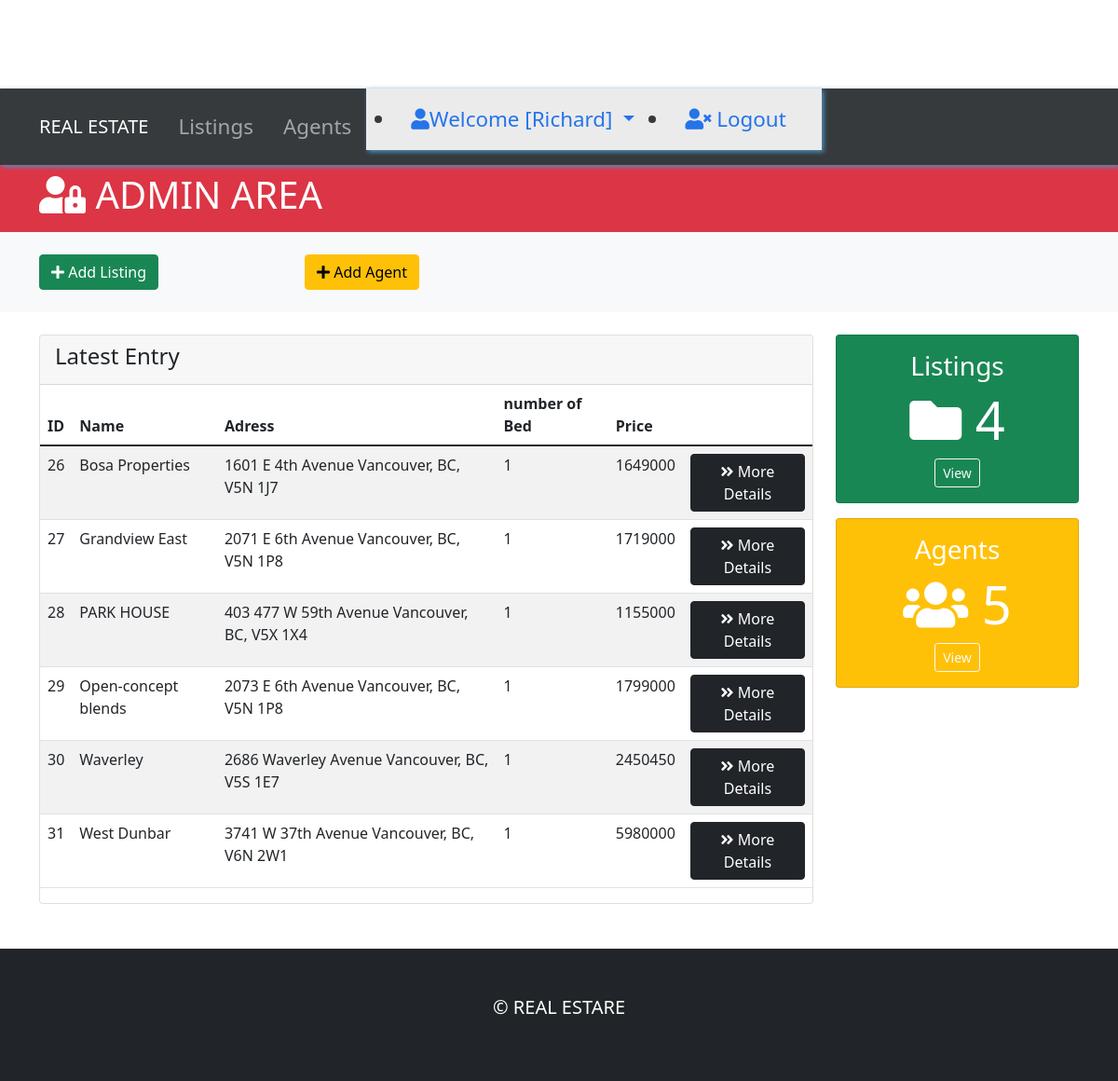
The app's page /admin/index.php with its own data.
### tables this page shows
CREATE TABLE `list` (
  `id` int(8) NOT NULL,
  `name` varchar(250) NOT NULL,
  `address` varchar(250) NOT NULL,
  `bed` int(16) NOT NULL,
  `bathroom` int(16) NOT NULL,
  `price` float NOT NULL,
  `image_path` varchar(250) NOT NULL,
  `description` varchar(250) NOT NULL,
  `status` int(11) NOT NULL
);

### admin/target.php (called while the page is built, shortened)
<?php
function db_con() {
    $servername = "localhost";
    $username = "root";
    $password = "";
    $dbname = "realestate";
    $con = new mysqli($servername, $username, $password, $dbname);
    return $con;
}
function getLists(){
    $con = db_con();
    $query = "SELECT * FROM list";
    $result = mysqli_query($con, $query);
    if(mysqli_num_rows($result) > 0){
        return $result;
    }
}

### admin/index.php (the view, shortened to what this page needs)
<?php
require_once ("../admin/target.php");
?>
<!DOCTYPE html>
<html lang="en">
<head>
    <link rel="stylesheet" href="https://cdnjs.cloudflare.com/ajax/libs/font-awesome/5.15.4/css/all.min.css" />
    <link href="https://cdn.jsdelivr.net/npm/bootstrap@5.1.1/dist/css/bootstrap.min.css" rel="stylesheet">
    <link rel="stylesheet" href="css/style.css">
</head>
<body>
    <nav class="navbar navbar-expand-sm navbar-dark bg-dark p-0">
        <div class="container">
            <a href="index.php" class="navbar-brand">REAL ESTATE</a>
            <div class="collapse navbar-collapse" id="navbarCollapse">
                <ul class="navbar-nav">
                    <li class="nav-item px-2">
                        <a href="index.php" class="nav-link">Listings</a>
                    </li>
                    <li class="nav-item px-2">
                        <a href="agents.php" class="nav-link">Agents</a>
                    </li>
                </ul>
                <ul class="navbar justify-content-end">
                    <li class="nav-item dropdown mr-3">
                        <a href="#" class="nav-link dropdown-toggle" data-toggle="dropdown">
                            <i class="fas fa-user"></i>Welcome [Richard]
                        </a>
                    </li>
                    <li class="nav-item">
                        <a href="index.php" class="nav-link">
                            <i class="fas fa-user-times"></i> Logout
                        </a>
                    </li>
                </ul>
            </div>
        </div>
    </nav>
    <header id="main-header" class="py-2 bg-danger text-white">
        <div class="container">
            <div class="row">
                <div class="col-md-6">
                    <h1>
                        <i class="fas fa-user-lock"></i> ADMIN AREA
                    </h1>
                </div>
            </div>
        </div>
    </header>
    <section id="actions" class="py-4 mb-4 bg-light">
        <div class="container">
            <div class="row">
                <div class="col-md-3">
                    <a href="add.php" class="btn btn-success btn-block" data-toggle="modal" data-target="#addPostModal">
                        <i class="fas fa-plus"></i> Add Listing
                    </a>
                </div>
                <div class="col-md-3">
                    <a href="addagent.php" class="btn btn-warning btn-block" data-toggle="modal" data-target="#addUserModal">
                        <i class="fas fa-plus"></i> Add Agent
                    </a>
                </div>
            </div>
        </div>
    </section>
    <section id="posts">
        <div class="container">
            <div class="row">
                <div class="col-md-9">
                    <div class="card">
                        <div class="card-header">
                            <h4>Latest Entry</h4>
                        </div>
                        <table class="table table-striped">
                            <thead class="thead-dark">
                                <tr>
                                    <th>ID</th>
                                    <th>Name</th>
                                    <th>Adress</th>
                                    <th>number of Bed</th>
                                    <th>Price</th>
                                    <th></th>
                                </tr>
                            </thead>
                            <tbody>
                            <?php
                        $result = getLists();
                       if($result){
                            while ($row = mysqli_fetch_assoc($result)){ ?>
                           <tr>
                           <td data-id="<?php echo $row['id']; ?>"><?php echo $row['id']; ?></td>
                           <td data-id="<?php echo $row['id']; ?>"><?php echo $row['name']; ?></td>
                           <td data-id="<?php echo $row['id']; ?>"><?php echo $row['address']; ?></td>
                           <td data-id="<?php echo $row['id']; ?>"><?php echo $row['bed']; ?></td>
                           <td data-id="<?php echo $row['id']; ?>"><?php echo $row['price']; ?></td>
                           <td>
                            <a href="view.php?id=<?php echo $row['id']; ?>" class="btn btn-dark">
                                <i class="fas fa-angle-double-right"></i> More Details
                            </a>
                            </td>
                        </tr>
<?php
                            }
                        }
?>
                            </tbody>
                        </table>
                    </div>
                </div>
                <div class="col-md-3">
                    <div class="card text-center bg-success text-white mb-3">
                        <div class="card-body">
                            <h3>Listings</h3>
                            <h4 class="display-4">
                                <i class="fas fa-folder"></i> 4
                            </h4>
                            <a href="index.php" class="btn btn-outline-light btn-sm">View</a>
                        </div>
                    </div>
                    <div class="card text-center bg-warning text-white mb-3">
                        <div class="card-body">
                            <h3>Agents</h3>
                            <h4 class="display-4">
                                <i class="fas fa-users"></i> 5
                            </h4>
                            <a href="agents.php" class="btn btn-outline-light btn-sm">View</a>
                        </div>
                    </div>
                </div>
            </div>
        </div>
    </section>
    <footer id="main-footer" class="bg-dark text-white mt-5 p-5">
        <div class="container">
            <div class="row">
                <div class="col">
                    <p class="lead text-center">
                    © REAL ESTARE
                    </p>
                </div>
            </div>
        </div>
    </footer>
</body>
</html>

### css/style.css (style rules this page uses)
body { margin-top: 95px; }
.navbar { box-shadow: 2px 2px 5px #3f96cf; opacity: 0.9; background: #fff; }
.navbar .nav-item { font-size: 1.4rem; padding-right: 1.4rem; }

### records on screen
list: id "26", name "Bosa Properties", address "1601 E 4th Avenue Vancouver, BC, V5N 1J7", bed "1", price "1649000"
list: id "27", name "Grandview East", address "2071 E 6th Avenue Vancouver, BC, V5N 1P8", bed "1", price "1719000"
list: id "28", name "PARK HOUSE", address "403 477 W 59th Avenue Vancouver, BC, V5X 1X4", bed "1", price "1155000"
list: id "29", name "Open-concept blends", address "2073 E 6th Avenue Vancouver, BC, V5N 1P8", bed "1", price "1799000"
list: id "30", name "Waverley", address "2686 Waverley Avenue Vancouver, BC, V5S 1E7", bed "1", price "2450450"
list: id "31", name "West Dunbar", address "3741 W 37th Avenue Vancouver, BC, V6N 2W1", bed "1", price "5980000"
